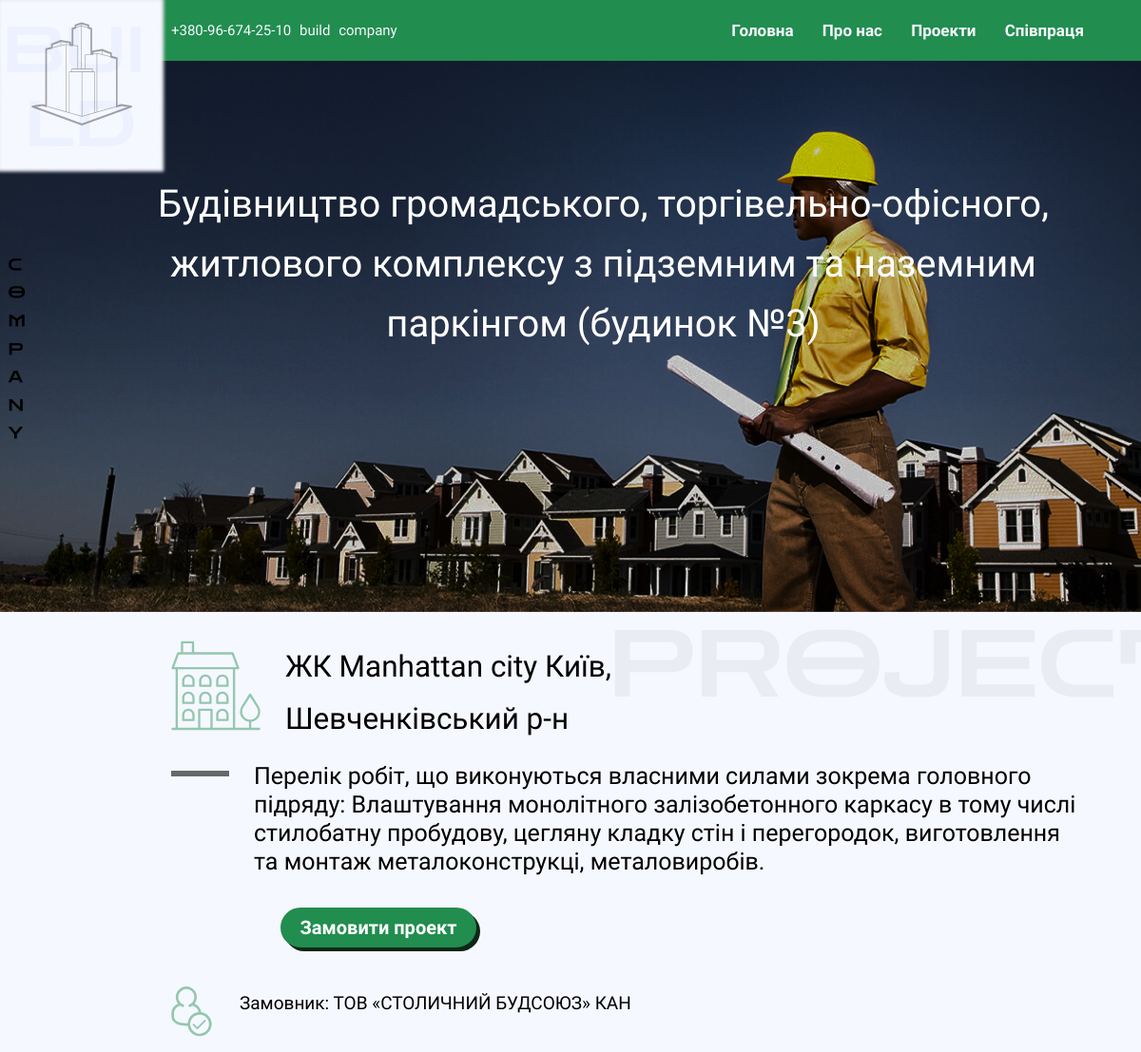
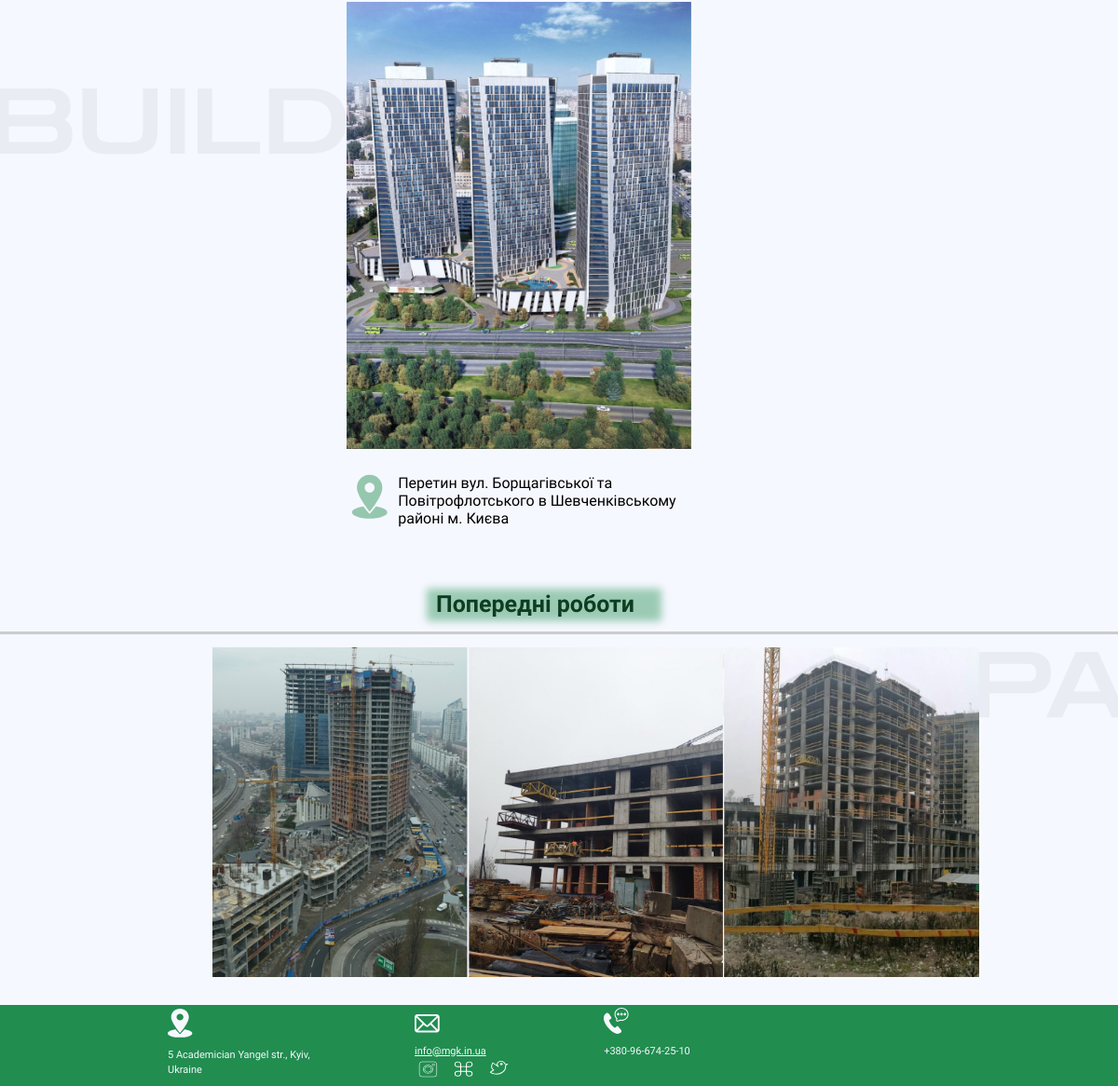
The page /project/Manheten on the database its author committed (2 pictures, top to bottom).
### main/models.py (models this page shows, shortened)
class App(models.Model):
    name = models.CharField("Назва", max_length=100)
    name_header = models.CharField("Повна назва", max_length=250)
    img_project = models.ImageField(upload_to="images/", verbose_name="Фото проекту")
    name_project = models.CharField("Назва проекту", max_length=50)
    info_about = models.TextField("Інформація про проект")
    order = models.CharField("Замовник", max_length=100)
    adress = models.CharField("Адреса", max_length=100)
    class Meta:
        verbose_name = "Проект"
        verbose_name_plural = "Проекти"

### main/views.py (the view)
# urls.py: path('project/<str:name>', views.one_project, name='one_project'),
def one_project(request, name):
    info_project = get_object_or_404(App, name=name)
    return render(request, 'main/info_project_page.html', {'project': info_project})

### main/templates/main/info_project_page.html (shortened to what this page needs)
{% extends 'main/base.html' %}
{% load static %}
{% block style %}
 <link href="{% static 'main/css/info-project.css' %}" rel="stylesheet">
{% endblock %}
{% block content %}
<main>
    <div class="wrapper">
        <section class="home">
            <div class="container">
                <div class="home-content">
                    <div class="home-text">
                        <p>{{project.name_header}}</p>
                    </div>
                </div>
            </div>
        </section>
        <section class="info-content">
            <div class="container">
                <div class="main-info">
                    <div class="info-block">
                        <div class="info-heading">
                            <i class="building"><img src="{% static 'main/images/building-icon.svg' %}", alt="building-icon"/></i>
                            <div class="heading-text">{{project.name_project}}</div>
                        </div>
                        <div class="info">
                            <i class="line"><img src= "{% static 'main/images/line_info.png' %}", alt="line"/></i>
                            <div class="info-text">{{project.info_about}}
                            </div>
                        </div>
                        <a href="/cooperation">
                            <button class="btn">Замовити проект</button>
                        </a>
                        <div class="order">
                            <i class="order-icon"><img src= "{% static 'main/images/order.svg' %}" , alt="order"/></i>
                            <div class="order-text">Замовник: {{project.order}} </div>
                        </div>
                    </div>
                    <div class="info-img">
                        <img class= 'build-img' src="/static/main/{{project.img_project}}" , alt="build"/>
                        <div class="img-describe">
                            <i class="adress"><img src= "{% static 'main/images/nav.svg' %}"></i>
                            <div class="img-text">{{project.adress}}
                            </div>
                        </div>
                    </div>
                </div>
                <div class="project-before-header">
                    <div class="rectangle"></div>
                    <div class="project-before-title">Попередні роботи</div>
                </div>
            </div>
        </section>
        <section class="project-before">
            <div class="container">
                <div class="project-before-content">
                    <div class="img-block">
                        <img src= "{% static 'main/images/before-1.png' %}" , alt="before-build"/>
                        <img src= "{% static 'main/images/before-2.png' %}" , alt="before-building"/>
                        <img src= "{% static 'main/images/before-3.png' %}" , alt="before-building"/>
                    </div>
                </div>
            </div>
        </section>
    </div>
</main>
{% endblock %}

### main/static/main/css/info-project.css (style rules this page uses)
* { box-sizing: border-box; }
body { font-family: "Didact Gothic", sans-serif; font-weight: 400; margin: 0; background-color: #f6f8ff; }
.wrapper { width: 100%; margin: auto; }
.container { width: 1095px; margin-left: 175px; }
a { text-decoration: none; }
.home { height: 580px; background: url("../images/info-back.png") no-repeat; }
.home-content { display: flex; flex-direction: column; height: 580px; margin-left: -51px; }
.home-text { width: 697px; height: 216px; font-family: "Didact Gothic"; font-style: normal; font-weight: 400; font-size: 40px; line-height: 63px; text-align: center; color: #ffffff; margin-top: 79px; animation: slideIn 0.9s ease-in-out forwards; }
.info-content { height: 782px; background: url("../images/project-background.png") no-repeat; }
.main-info { display: flex; justify-content: space-between; }
.info-block { margin-top: 96px; }
.info-heading { display: flex; }
.heading-text { margin-left: 26px; width: 414.28px; font-family: "Zen Dots"; font-style: normal; font-weight: 400; font-size: 31.48px; line-height: 55px; color: #000000; }
.info { display: flex; margin-top: 76px; }
.info-text { margin-left: 26px; width: 488px; font-size: 25px; line-height: 30px; }
.order { display: flex; margin-top: 103px; }
.order-text { margin-left: 29px; margin-top: 6px; font-size: 19px; }
.btn { background-color: #218d4f; border: solid #218d4f; border-radius: 30px; box-shadow: #0c2718 4px 4px 0 0; color: #0c2718; cursor: pointer; display: inline-block; font-family: "Jura", sans-serif; font-weight: 600; font-size: 20px; line-height: 24px; color: rgba(255, 255, 255, 1); text-align: center; text-decoration: none; touch-action: manipulation; margin-right: 31px; height: 42px; width: 206px; margin-top: 33px; margin-left: 115px; }
.info-img { margin-top: 96px; width: 360px; }
.build-img { width: 370px; }
.img-describe { display: flex; margin-top: 23px; }
.img-text { margin-left: 20px; font-size: 16px; width: 358px; }
.rectangle { margin-left: 428px; margin-top: 36px; width: 252px; height: 51px; background: rgba(33, 141, 79, 0.43); filter: blur(4px); }
.project-before-title { width: 344px; height: 30px; margin-left: 386px; margin-top: -50px; font-family: "Jura"; font-style: normal; font-weight: 700; font-size: 35px; line-height: 41px; }
.project-before { margin-top: 90px; height: 642px; background: url("../images/before-back.png") no-repeat; }
.project-before-content { height: 658px; }
.img-block { display: flex; margin-left: -51px; padding-top: 51px; }
.img-block img { margin-right: 5px; }
.adress { display: flex; flex-direction: column; width: 35.2px; height: 41.81px; }
@media (min-width: 521px) and (max-width: 1344px) { .container { width: 80%; margin: 0; margin-left: 15%; } }
@media (min-width: 521px) and (max-width: 1344px) { .home-text { width: auto; } }
@media (min-width: 521px) and (max-width: 1344px) { .main-info { flex-direction: column; } }
@media (min-width: 521px) and (max-width: 1344px) { .info-block { margin-top: 30px; } }
@media (min-width: 521px) and (max-width: 1344px) { .info-text { width: auto; } }
@media (min-width: 521px) and (max-width: 1344px) { .info { margin-top: 18px; } }
@media (min-width: 521px) and (max-width: 1344px) { .info-content { height: auto; } }
@media (min-width: 521px) and (max-width: 1344px) { .line img { width: 61px; height: 6px; } }
@media (min-width: 521px) and (max-width: 1344px) { .order { margin-top: 41px; } }
@media (min-width: 521px) and (max-width: 1344px) { .info-img { margin-top: 14px; margin-left: 20%; } }
@media (min-width: 521px) and (max-width: 1344px) { .adress img { width: 50px; height: 48px; } }
@media (min-width: 521px) and (max-width: 1344px) { .rectangle { margin-left: 29%; margin-top: 66px; height: 35px; } }
@media (min-width: 521px) and (max-width: 1344px) { .project-before-title { height: 30px; width: auto; margin-left: 30%; margin-top: -39px; font-size: 25px; } }
@media (min-width: 521px) and (max-width: 1344px) { .project-before { margin-top: 20px; height: auto; margin-bottom: 30px; } }
@media (min-width: 521px) and (max-width: 1344px) { .project-before-content { height: auto;; } }
@media (min-width: 521px) and (max-width: 1344px) { .img-block { margin-left: 5%; padding-top: 17px; } }
@media (min-width: 521px) and (max-width: 1344px) { .img-block img { width: 30%; height: auto; margin-right: 1px; } }

### rows shown on the page
App: name_header "Будівництво громадського, торгівельно-офісного, житлового комплексу з підземним та наземним паркінгом (будинок №3)", name_project "ЖК Manhattan city Київ, Шевченківський р-н", info_about "Перелік робіт, що виконуються власними силами зокрема головного пiдряду: Влаштування монолітного залізобетонного каркасу в тому числі стилобатну пробудову, цегляну кладку стін і перегородок, виготовлення та монтаж металоконструкці, металовиробів.", order "ТОВ «СТОЛИЧНИЙ БУДСОЮЗ» КАН", img_project (picture), adress "Перетин вул. Борщагівської та Повітрофлотського в Шевченківському районі м. Києва"
